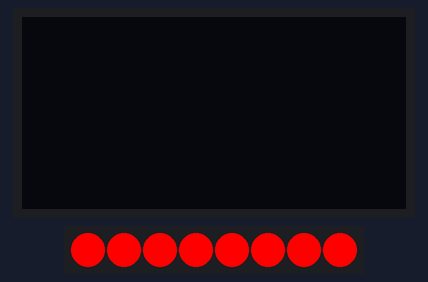
A sketch run on a simulated ESP32. Parts: 128×64 one-colour display, 8 RGB LEDs in strip order, left to right. Dim RGB values are drawn brighter than linear; what the sketch prints to the serial monitor is not drawn.

Above: at 0.1 s.
At 0.6 s:
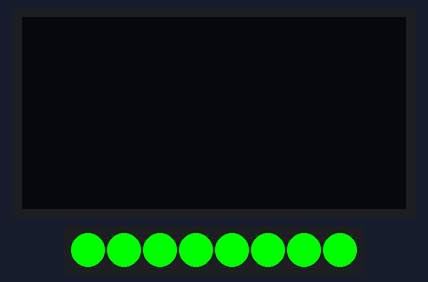
At 1.1 s:
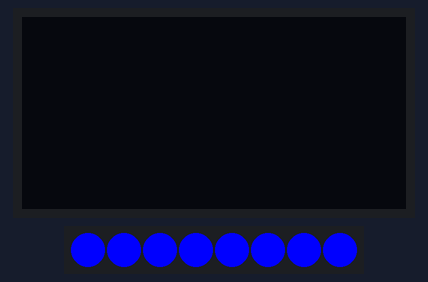
At 1.6 s:
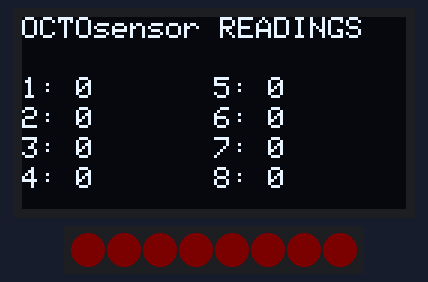
Timing chart, 0 to 3.1 s (numbered marks = the images above):
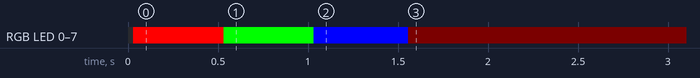

The sketch:

OCTO_CENTRAL_OLED_8LEDS_v2025.ino
```cpp
///////////////////////////////////////////////////////////
//
//  O C T O  S E N S O R
//  A wireless system with 8 laser range finder modules
//  and a central unit to be used in interactive
//  art installations.
//
//  Project by Juliano Prado (2021) - Brazil
//
//  Revision: 03.2023
//
//  https://github.com/jupgit/octo-sensor
//
//  TF LUNA I2C VERSION
//
//  Colaborators:
//   Paulo Cesar Teles (PhD)
//   Klebert
//   Mariana Arias
//   Igor
//
//
///////////////////////////////////////////////////////////

///
///     C E N T R A L
///

#include <FastLED.h>

// ARRAY WITH 8 SENSORS READINGS

int octoSensor[8] = {0, 0, 0, 0, 0, 0, 0, 0};
int previousOctoSensor[8] = {1023, 1023, 1023, 1023, 1023, 1023, 1023, 1023};

int dist_min = 1;
int dist_max = 400;

#include <esp_now.h>
#include <WiFi.h>

#include <Wire.h>

#include <Adafruit_GFX.h>
#include <Adafruit_SSD1306.h>

#define SCREEN_WIDTH 128  // OLED display width, in pixels
#define SCREEN_HEIGHT 64  // OLED display height, in pixels

// Declaration for an SSD1306 display connected to I2C (SDA, SCL pins)
Adafruit_SSD1306 display(SCREEN_WIDTH, SCREEN_HEIGHT, &Wire, -1);

// REPLACE WITH THE MAC Address of your receiver
//uint8_t broadcastAddress[] = {0x7C, 0x9E, 0xBD, 0x45, 0xB3, 0xC0}; // OCTOSENSOR #4
uint8_t broadcastAddress[] = {0xC4, 0x4F, 0x33, 0x3E, 0xE7, 0x6D};

// CENTRAL PROTOBOARD OLED

// Define variables to store readings to be sent
int octoCommand;
int octoNode;
int octoValue;

// Define variables to store incoming readings
int incomingCommand;
int incomingNode;
int incomingValue;

// Variable to store if sending data was successful
String success;

//Structure example to send data
//Must match the receiver structure
typedef struct struct_message {
    int comm;
    int node;
    int value;
} struct_message;

// Create a struct_message called BME280Readings to hold sensor readings
struct_message OCTOReadings;

// Create a struct_message to hold incoming sensor readings
struct_message incomingReadings;

esp_now_peer_info_t peerInfo;


//   TTTTT    X   X
//     T       X X
//     T        X
//     T       X X
//     T      X   X


// Callback when data is sent
void OnDataSent(const uint8_t *mac_addr, esp_now_send_status_t status) {
  //Serial.print("\r\nLast Packet Send Status:\t");
  //Serial.println(status == ESP_NOW_SEND_SUCCESS ? "Delivery Success" : "Delivery Fail");
  if (status ==0){
    success = "TX OK";
  }
  else{
    success = "TX Fail :(";
  }
}

//   RRRR    X   X
//   R   R    X X
//   RRRR      X
//   R R      X X
//   R  R    X   X

// Callback when data is received
void OnDataRecv(const uint8_t * mac, const uint8_t *incomingData, int len) {
  memcpy(&incomingReadings, incomingData, sizeof(incomingReadings));
  //Serial.print("Bytes received: ");
  //Serial.println(len);
  incomingCommand = incomingReadings.comm;
  incomingNode = incomingReadings.node;
  incomingValue = incomingReadings.value;


//////////////////////////////////////////////////////////////////////////////////////
// REMOTE SENSOR VALUE into its position in Array
   octoSensor[incomingNode-1] = incomingValue;
//////////////////////////////////////////////////////////////////////////////////////

}


// LED STRIP ///////////////////////////////


#define LED_TYPE    WS2811  //WS2812B
#define COLOR_ORDER GRB
#define MAX_BRIGHTNESS  128

// Panel LEDs (only 8)
#define PANEL_LED_PIN     25
#define PANEL_NUM_LEDS    8
CRGB panel_leds[PANEL_NUM_LEDS];


// *******************************************************
//
//                  S   E   T   U   P
//
// *******************************************************


void setup() {
  // Init Serial Monitor
  Serial.begin(115200);

  // Init OLED display
  if(!display.begin(SSD1306_SWITCHCAPVCC, 0x3C)) {
    //Serial.println(F("SSD1306 allocation failed"));
    for(;;);
  }

  // Set device as a Wi-Fi Station
  WiFi.mode(WIFI_STA);

  // Init ESP-NOW
  if (esp_now_init() != ESP_OK) {
    //Serial.println("Error initializing ESP-NOW");
    return;
  }

  // Once ESPNow is successfully Init, we will register for Send CB to
  // get the status of Trasnmitted packet
  esp_now_register_send_cb(OnDataSent);

  // Register peer
  memcpy(peerInfo.peer_addr, broadcastAddress, 6);
  peerInfo.channel = 0;
  peerInfo.encrypt = false;

  // Add peer
  if (esp_now_add_peer(&peerInfo) != ESP_OK){
    //Serial.println("Failed to add peer");
    return;
  }
  // Register for a callback function that will be called when data is received
  esp_now_register_recv_cb(OnDataRecv);


 ////////////////////////////////////////////////////////////
 // FASTLED SETUP
 ////////////////////////////////////////////////////////////

// Panel LEDs
  FastLED.addLeds<LED_TYPE, PANEL_LED_PIN, COLOR_ORDER>(panel_leds, PANEL_NUM_LEDS);
// Panel LED Test
  fill_solid(panel_leds, PANEL_NUM_LEDS, CRGB(255,0,0)); /// RED
    FastLED.show();
    delay(500);
  fill_solid(panel_leds, PANEL_NUM_LEDS, CRGB(0,255,0));  /// GREEN
    FastLED.show();
    delay(500);
  fill_solid(panel_leds, PANEL_NUM_LEDS, CRGB(0,0,255));  /// BLUE
  FastLED.show();
    delay(500);
  fill_solid(panel_leds, PANEL_NUM_LEDS, CRGB(0,0,0));    /// BLACK
    FastLED.show();


}


// *******************************************************
//
//                    L  O   O   P
//
// *******************************************************


void loop() {

  /// TROCAR POR MILLIS
  getReadings();

  // Set values to send
  OCTOReadings.comm = octoCommand;
  OCTOReadings.node = octoNode;
  OCTOReadings.value = octoValue;

  // Send message via ESP-NOW
  esp_err_t result = esp_now_send(broadcastAddress, (uint8_t *) & OCTOReadings, sizeof(OCTOReadings));

  if (result == ESP_OK) {
    //Serial.println("Sent with success");
  }
  else {
    //Serial.println("Error sending the data");
  }

  isadoraOutput();

  updateDisplay();

  updatePanelLEDs();

  delay(25);
}


////
////
////  F U N C T I O N S
////
////

void getReadings() {
  octoCommand = 1;
  octoNode = 9;
  octoValue = int(millis()/1000);
  //octoValue = random(200,1000);
}

void isadoraOutput() {

  //ISADORA

      /*
      for (int i=0; i<8; i++) {
        Serial.print(i+1,DEC); // Canal 1 do Isadora
        Serial.print(octoSensor[i]); // Envia sensor 1
        Serial.println(); //Send a value to eom

      }
      */

      Serial.print(5,DEC); // Canal 1 do Isadora
      Serial.print(octoSensor[0]); // Envia sensor 1
      Serial.println(); //Send a value to eom

      Serial.print(7,DEC); // Canal 2 do Isadora
      Serial.print(octoSensor[1]); // Envia sensor 2
      Serial.println(); //Send a value to eom

      Serial.print(3,DEC); // Canal 3 do Isadora
      Serial.print(octoSensor[2]); // Envia sensor 2
      Serial.println(); //Send a value to eom


      Serial.print(6,DEC); // Canal 3 do Isadora
      Serial.print(octoSensor[3]); // Envia sensor 2
      Serial.println(); //Send a value to eom

      Serial.print(1,DEC); // Canal 4 do Isadora
      Serial.print(octoSensor[4]); // Envia sensor 2
      Serial.println(); //Send a value to eom

      Serial.print(4,DEC); // Canal 5 do Isadora
      Serial.print(octoSensor[5]); // Envia sensor 2
      Serial.println(); //Send a value to eom

      Serial.print(2,DEC); // Canal 6 do Isadora
      Serial.print(octoSensor[6]); // Envia sensor 2
      Serial.println(); //Send a value to eom

      Serial.print(8,DEC); // Canal 7 do Isadora
      Serial.print(octoSensor[7]); // Envia sensor 2
      Serial.println(); //Send a value to eom


}

void updateDisplay() {

  // Display Readings on OLED Display
  display.clearDisplay();
  display.setTextSize(1);
  display.setTextColor(WHITE);
  display.setCursor(0, 0);
  display.print("OCTOsensor READINGS");

  //1
  display.setCursor(0, 20);
  display.print("1: ");
  display.print(octoSensor[0]);
  //2
  display.setCursor(0, 30);
  display.print("2: ");
  display.print(octoSensor[1]);
  //3
  display.setCursor(0, 40);
  display.print("3: ");
  display.print(octoSensor[2]);
  //4
  display.setCursor(0, 50);
  display.print("4: ");
  display.print(octoSensor[3]);
  //5
  display.setCursor(64, 20);
  display.print("5: ");
  display.print(octoSensor[4]);
  //6
  display.setCursor(64, 30);
  display.print("6: ");
  display.print(octoSensor[5]);
  //7
  display.setCursor(64, 40);
  display.print("7: ");
  display.print(octoSensor[6]);
  //8
  display.setCursor(64, 50);
  display.print("8: ");
  display.print(octoSensor[7]);


  display.display();


}

void updatePanelLEDs() {

// MONITOR (INDICATOR) LED STRIPS

  for (int s=0; s<=7; s++) {

    int LEDmonitor = map(octoSensor[s], dist_min, dist_max, 3,255);
    LEDmonitor = constrain(LEDmonitor, 3, 255);

    panel_leds[s].setRGB(LEDmonitor, 0, 0); // sets color for each panel LED

  }

  FastLED.show();

}
```

Measured:
- by itself, RGB LED 0–7: off → RGB(255, 0, 0) at 0.03 s, → RGB(0, 255, 0) 0.50 s later, → RGB(0, 0, 255) 0.50 s later, → RGB(3, 0, 0) 0.53 s later
- what the display in image 1 shows lasts 0.5 s, from 0.5 s to 1.0 s
